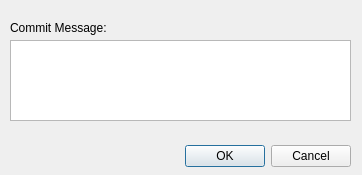
<ui version="4.0" >
 <class>Commit_Dialog</class>
 <widget class="QDialog" name="Commit_Dialog" >
  <property name="windowModality" >
   <enum>Qt::ApplicationModal</enum>
  </property>
  <property name="geometry" >
   <rect>
    <x>0</x>
    <y>0</y>
    <width>362</width>
    <height>175</height>
   </rect>
  </property>
  <property name="focusPolicy" >
   <enum>Qt::ClickFocus</enum>
  </property>
  <property name="windowTitle" >
   <string>Commit Changes</string>
  </property>
  <property name="modal" >
   <bool>true</bool>
  </property>
  <widget class="QDialogButtonBox" name="Commit_Changes_Confirm" >
   <property name="geometry" >
    <rect>
     <x>10</x>
     <y>140</y>
     <width>341</width>
     <height>32</height>
    </rect>
   </property>
   <property name="orientation" >
    <enum>Qt::Horizontal</enum>
   </property>
   <property name="standardButtons" >
    <set>QDialogButtonBox::Cancel|QDialogButtonBox::Ok</set>
   </property>
  </widget>
  <widget class="QLabel" name="label_2" >
   <property name="geometry" >
    <rect>
     <x>10</x>
     <y>20</y>
     <width>141</width>
     <height>16</height>
    </rect>
   </property>
   <property name="text" >
    <string>Commit Message:</string>
   </property>
  </widget>
  <widget class="QPlainTextEdit" name="commit_message" >
   <property name="geometry" >
    <rect>
     <x>10</x>
     <y>40</y>
     <width>341</width>
     <height>81</height>
    </rect>
   </property>
  </widget>
 </widget>
 <tabstops>
  <tabstop>Commit_Changes_Confirm</tabstop>
 </tabstops>
 <resources/>
 <connections>
  <connection>
   <sender>Commit_Changes_Confirm</sender>
   <signal>rejected()</signal>
   <receiver>Commit_Dialog</receiver>
   <slot>close()</slot>
   <hints>
    <hint type="sourcelabel" >
     <x>180</x>
     <y>115</y>
    </hint>
    <hint type="destinationlabel" >
     <x>180</x>
     <y>68</y>
    </hint>
   </hints>
  </connection>
 </connections>
</ui>
